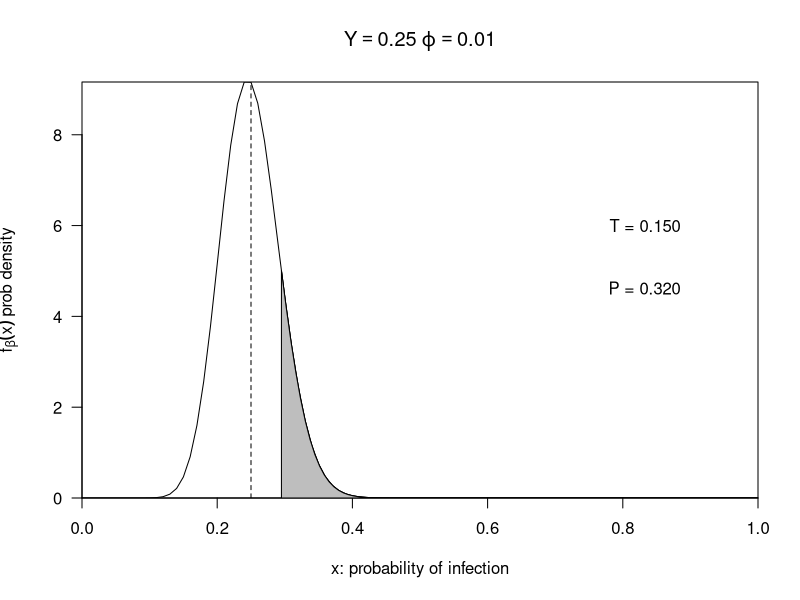
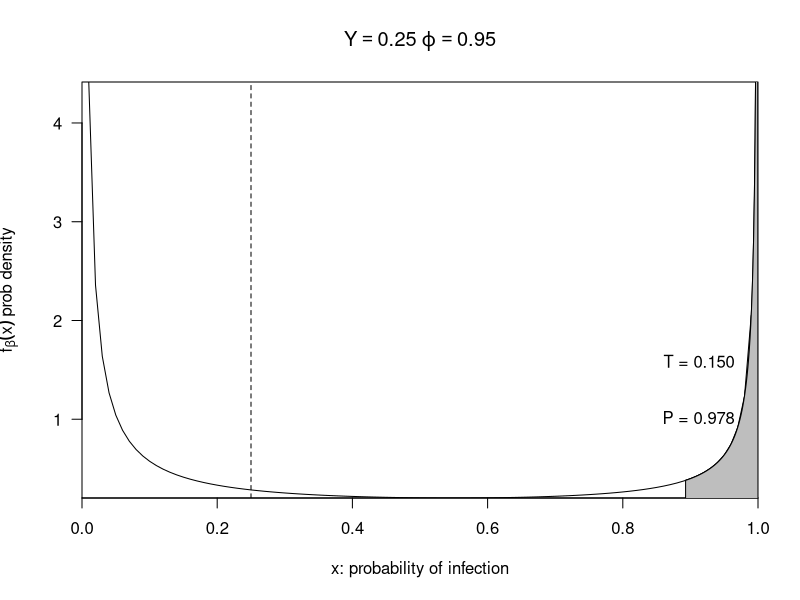
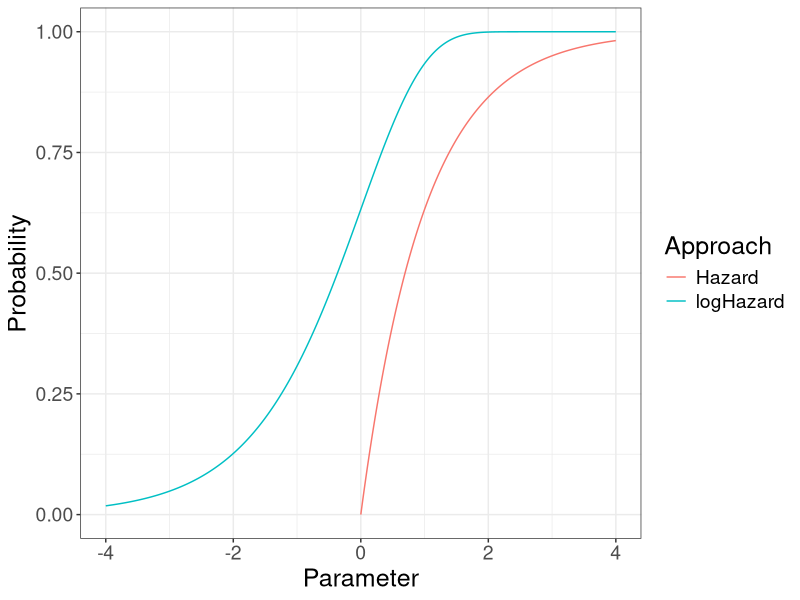
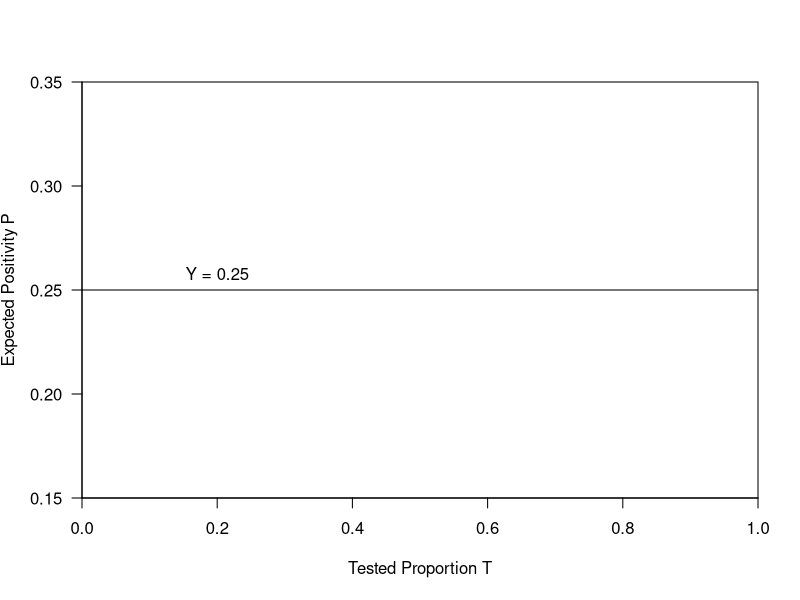
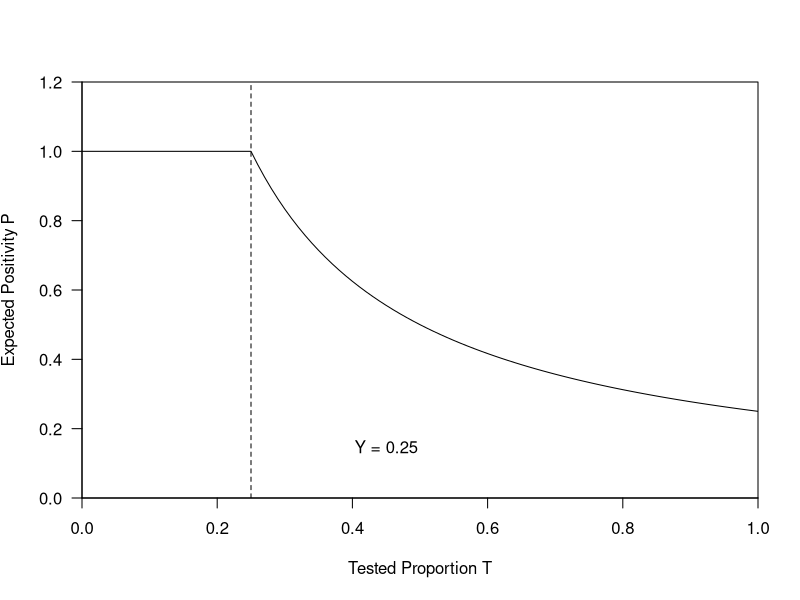

These figures' R source, in order:
## This is a base-plot, beta function
bpic <- function(Y, T, phi, xtext=0.9, ytext=0.5, yoff=0.1){
  P = Y
  kap = log(1-phi)/(P*(P-1))
  
  alp = 1/(kap*(1-P))
  bet = 1/(kap*P)
  
  lwr <- qbeta(1-T, alp, bet)
  posTests <- integrate(\(x) dbeta(x, alp, bet)*x, lwr, 1)$value
  V <- posTests/T
  
  par(las=1, yaxs = "i",xaxs = "i")
  cc <- curve(  dbeta(x, alp, bet), from =0
              , to = 1
              , xlab = "x: probability of infection"
              , ylab = bquote(f[beta](x)~"prob density")
              , main = bquote("Y"==.(Y)~varphi==.(phi))
              )
  cc2 <- curve(dbeta(x, alp, bet), from = lwr, to = 1, add = TRUE)
  inf_ind <- which(cc2$y==Inf)
  cc2$y[inf_ind] <- 0
  polygon(c(cc2$x, rev(cc2$x)), c(rep(0, length(cc2$x)), rev(cc2$y)), col = "gray")
  
  height <- dbeta(P, alp, bet)
  
  text(x=xtext, y=(ytext+(1:-1)*yoff)*height , pos=2, labels=c(
      paste0("T = ", sprintf("%4.3f", T))
    , paste0("P = ", sprintf("%4.3f", V))
    , ""
  ))
  
  abline(v=P, lty=2)
}

bpic(Y=0.25, T=0.15, phi=0.01, yoff=0.15)
bpic(Y=0.25, T=0.15, phi=0.95, xtext=0.98, ytext=3.5, yoff=2)



library(ggplot2)
library(dplyr)
dd <- (expand.grid(par=seq(from=-4,to=4,by=0.01)
                   )
        %>% as_tibble()
        %>% mutate(hazard=1-exp(-par))
        %>% mutate(loghazard=1-exp(-exp(par)))
        %>% mutate(logOdd=exp(par)/(1+exp(par)))
        #%>% mutate(ratio=test_prop/pos_prop)
)
#dd

fig_hazard <- (
  ggplot(dd)
  + theme_bw()
  + geom_line(aes(par,hazard,col="Hazard"))
  + geom_line(aes(par,loghazard,col="logHazard"))
  #+ geom_line(aes(par,logOdd,col="logOdds"))
  + labs(x="Parameter", y="Probability", col="Approach")
  + ylim(0,1)
  + theme(axis.title.x = element_text(size = 18), # X-axis title font size
          axis.text.x = element_text(size = 14), # X-axis label font size
          axis.title.y = element_text(size = 18), # Y-axis title font size
          axis.text.y = element_text(size = 14), # Y-axis label font size
          #plot.title = element_text(size = 18), # Plot title font size
          legend.title = element_text(size = 18),
          legend.text = element_text(size = 14)
          )
  #+ facet_wrap(~phi,scale="free",labeller = label_bquote(phi~"="~.(phi)))
  # + scale_y_log10()
  #+ scale_colour_viridis_c(trans="log10", breaks = brkvec)
  #+ ggtitle(bquote(bar(P)~" vs "~ Y ~", grouped by"~phi~", colored by"~T))
)

fig_hazard

Y <- 0.25
FocusTest <- function(x){
  if (x<=Y) {
    return(1)
  } else {
    return(Y/x)
  }
}
FocusTest <- Vectorize(FocusTest, vectorize.args = c("x"))

df <- (expand.grid(  Test=seq(from=0,to=1,by=0.01)
                   )
       %>% as_tibble()
       %>% mutate(Random = rep(Y, 101))
       %>% mutate(Focus=FocusTest(Test)))
df
plot(  df$Test
     , df$Random, type="l"
     , xlab = "Tested Proportion T"
     , ylab = bquote("Expected Positivity"~bar(P))
     #, main = "Totally Random Testing"
     )
text(x=0.2, y=Y, pos=3, labels=c(
  paste0("Y = ", sprintf("%4.2f", Y)))
  )
df$Focus

plot(  df$Test
     , df$Focus, type="l"
     , xlab = "Tested Proportion T"
     , ylab = bquote("Expected Positivity"~bar(P))
     #, main = "Perfectly Focused Testing"
     , ylim = c(0,1.2)
)
abline(v=Y, lty=2)
text(x=Y+0.2, y=0.1, pos=3, labels=c(
  paste0("Y = ", sprintf("%4.2f", Y)))
)

